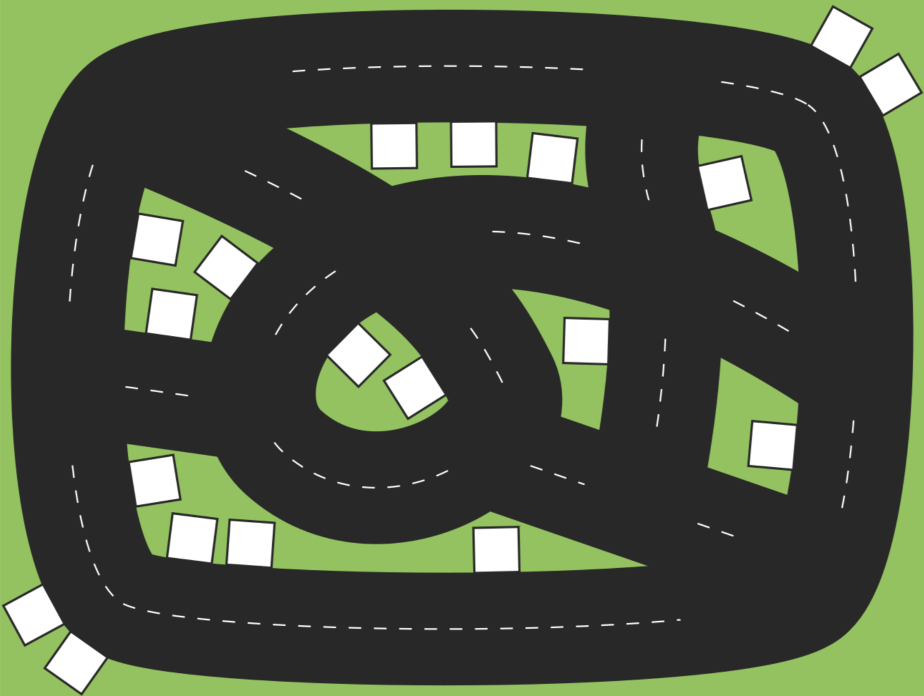
#> input picture ИРС/Индивидуальные задачи/maps/final.png, 1848 x 1392 px (shown at 1/2 size)
$ python -i ex3.1.py   (imports and definitions only)
#> lines starting #> are read from the running program, lines starting #| are printed output that depends on the picture; after the words box and inside, x2 and y2 are one past the last pixel; in counts of white or black regions, pixels touching at a corner belong together
#> further down, picture is the input picture: shape (1392, 1848, 3); mean B, G, R 63.8, 84, 74.6
from math import hypot, acos, pi, degrees, ceil
from functools import lru_cache
import numpy as np
import base64
import cv2
import os


# [17 lines left out: functions adjustPath, readInput, not called in this run]


ALL_ARUCO_KEYS = [1, 2, 3, 5, 6, 7, 10, 11, 12, 13, 14, 15, 17, 18, 19, 21, 22, 23, 26, 27, 28, 29, 30, 31, 33, 35, 37,
                  39, 41, 42, 43, 44, 45, 46, 47, 49, 51, 53, 55, 57, 58, 59, 60, 61, 62, 63, 69, 70, 71, 76, 77, 78,
                  79, 85, 86, 87, 92, 93, 94, 95, 97, 98, 99, 101, 102, 103, 105, 106, 107, 109, 110, 111, 113, 114,
                  115, 117, 118, 119, 121, 122, 123, 125, 126, 127, 141, 142, 143, 157, 158, 159, 171, 173, 175, 187,
                  189, 191, 197, 199, 205, 206, 207, 213, 215, 221, 222, 223, 229, 231, 237, 239, 245, 247, 253, 255,
                  327, 335, 343, 351, 367, 383]


def showImage(img, winName='Image'):
    while cv2.waitKey(1) != 27: cv2.imshow(winName, img)


# [44 lines left out: functions rotateImage, getAngleBetweenLines, getAngleBetweenLineAndAxis, getPointOnSameLineOnSquare, not called in this run]


def findContourCenter(cnt):
    cx, cy = None, None
    moment = cv2.moments(cnt)
    if moment['m00'] != 0:
        cx = int(moment['m10'] / moment['m00'])
        cy = int(moment['m01'] / moment['m00'])
    return (cx, cy)


# [54 lines left out: function detectAruco, not called in this run]


def getMarkupPositions(img, squareRange=[0, 120], show=False):
#> called with show = False
    imgGray = cv2.cvtColor(img, cv2.COLOR_BGR2GRAY)
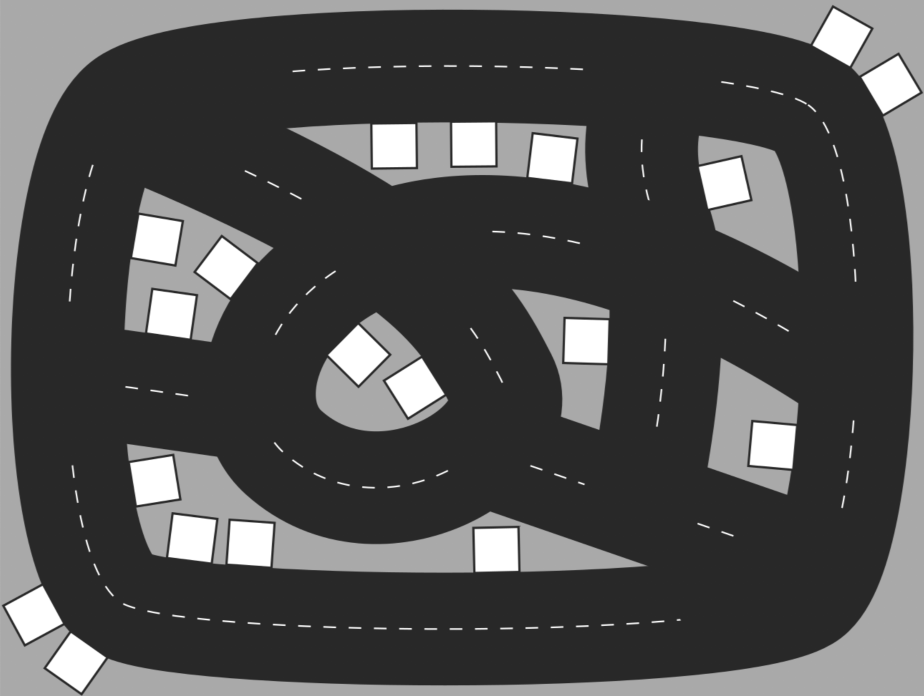
#> imgGray: shape (1392, 1848) (shown at 1/2 size); min 39, max 255, mean 78.9
    _, imgBinary = cv2.threshold(imgGray, 100, 255, cv2.THRESH_BINARY)
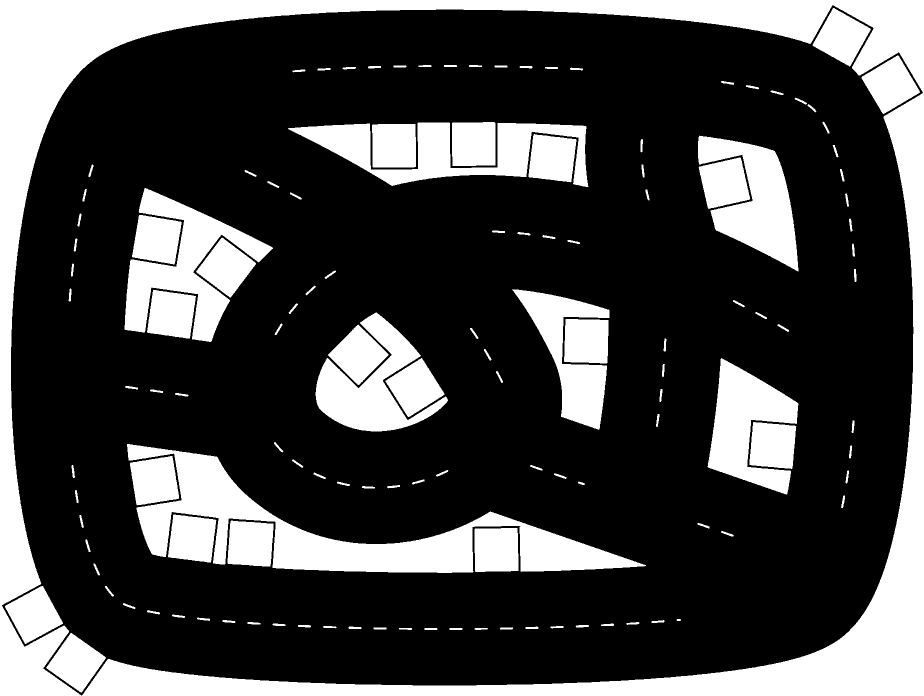
#> imgBinary: shape (1392, 1848) (shown at 1/2 size); 26.6% white; 130 white regions
    contours, _ = cv2.findContours(imgBinary, cv2.RETR_TREE, cv2.CHAIN_APPROX_NONE)
#> contours = 131 contours; largest, box (x1, y1, x2, y2) and area: (0, 0, 1848, 1392) 2569177, (3, 10, 1847, 1392) 2271146, (254, 888, 1292, 1146) 67530, (249, 376, 546, 684) 29973, (576, 245, 1177, 374) 29123
    markupContours = [cnt for cnt in contours if squareRange[0] < cv2.contourArea(cnt) < squareRange[1]]
#> markupContours = 103 contours; largest, box (x1, y1, x2, y2) and area: (1151, 1250, 1178, 1255) 85, (736, 132, 762, 137) 84, (697, 1253, 723, 1258) 83, (596, 1250, 622, 1255) 83, (577, 607, 596, 628) 83
    if not markupContours: return []
    markupArray = [findContourCenter(cnt) for cnt in markupContours]
#> markupArray = 103 pairs, first value 139 to 1709, second value 131 to 1257
    if show:
        imgContours = img.copy()
        cv2.drawContours(imgContours, markupContours, -1, (255, 0, 0), 1)
        [cv2.putText(imgContours, str(i), (center[0] - 4, center[1] - 4), cv2.FONT_HERSHEY_COMPLEX, 0.3, (100, 0, 255),
                     0)
         for i, center in enumerate(markupArray)]
        showImage(imgContours)
    return markupArray


@lru_cache(maxsize=200)
def getDistanceBetweenPoints(point1, point2):
    return hypot(abs(point1[0] - point2[0]), abs(point1[1] - point2[1]))


def minDistanceBetweenLines(line1, line2):
    return min([getDistanceBetweenPoints(point1, point2) for point1 in line1 for point2 in line2])


# [46 lines left out: functions showLines, getRoadLines, not called in this run]


def getDeterminant(a, b):
    return a[0] * b[1] - a[1] * b[0]


# [42 lines left out: functions lineIntersection, drawWayBySampleOutput, drawWayByResultOutput, drawMainPoints, not called in this run]


def getUnitVector(point1, point2):
    return [(point2[axis] - point1[axis]) / getDistanceBetweenPoints(point1, point2) for axis in range(2)]


# удлинняем линии на k межточечных расстояния
# [30 lines left out: functions extendLines, escalatedLines, not called in this run]

class Line:
    # [11 lines left out: functions __init__, addPoint, not called in this run]


class Point:
    # [11 lines left out: function __init__, not called in this run]

    def addNeighbour(self, point):
        self.neighbours.append(point)

    def isNeighbour(self, point):
        return point in self.neighbours

    def merge(self, point):  # Слияние двух точек (перекрестков)
        self.pos = ((self.pos[0] + point.pos[0]) // 2, (self.pos[1] + point.pos[1]) // 2)
        self.neighbours += point.neighbours


# [438 lines left out: functions addCrossroads, getGraph, getPosRightSideSegment, findPathBFS, show_graph, refactorGraph and 5 more, not called in this run]


# [3 lines not run here, left out]
    #main()

>>> import cv2
>>> picture = cv2.imread('maps/final.png')
>>> result = getMarkupPositions(picture)
#> result has the same summary as markupArray in getMarkupPositions
